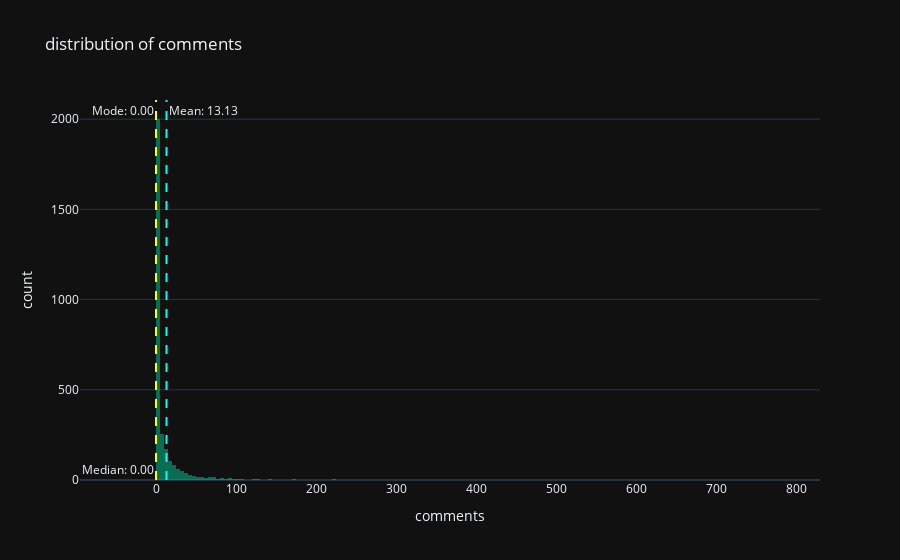
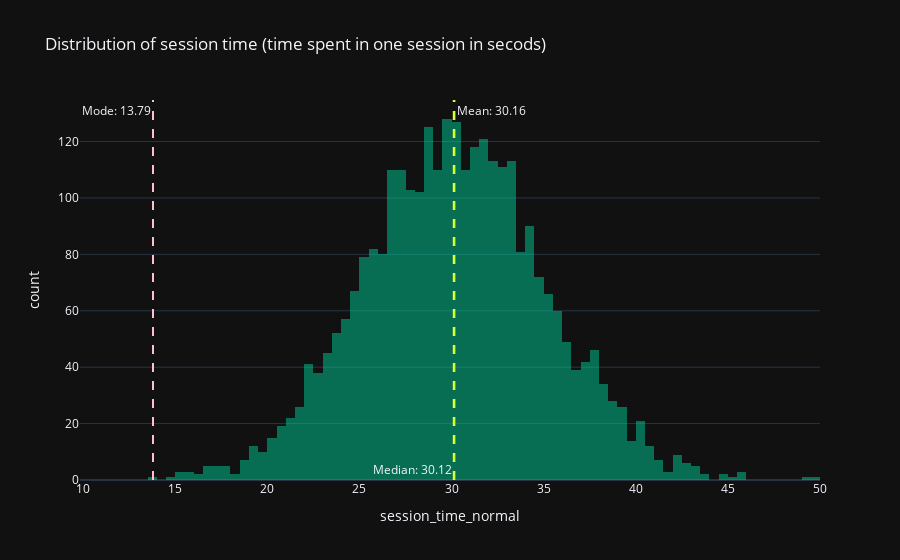

Notebook code cell kept with these figures, in order:
### Code cell
# Define a function to create interactive histograms with statistical markers
def plot_histos(df, column='likes', title='title'):
    # Remove rows with missing values in the specified column
    df = df.dropna(subset=column)
    # Calculate key statistical measures
    mean_val = df[column].mean()  # Average value
    mode_val = df[column].mode()[0]  # Most frequent value
    median_val = df[column].median()  # Middle value

    # Create interactive histogram using plotly
    fig = px.histogram(df, x=column, template='plotly_dark', color_discrete_sequence=['#00CC96'], 
                       barmode='overlay',
                       title=title)

    # Add vertical line for mean with cyan color and dashed style
    fig.add_vline(x=mean_val, line_width=2, line_dash="dash", line_color="cyan",
                    annotation_text=f"Mean: {mean_val:.2f}", annotation_position="top right")
        
    # Add vertical line for mode with pink color and dashed style
    fig.add_vline(x=mode_val, line_dash="dash", line_color="pink",
                    annotation_text=f"Mode: {mode_val:.2f}", annotation_position="top left")
        
    # Add vertical line for median with yellow color and dashed style
    fig.add_vline(x=median_val, line_dash="dash", line_color="yellow", 
                    annotation_text=f"Median: {median_val:.2f}", annotation_position="bottom left")
    fig.show()
    # Display summary statistics in markdown format
    display(Markdown(f"**{column}:** mean={mean_val:.2f}, median={median_val:.2f}, mode={mode_val}. "))

# Create histograms for comments and session time with statistical overlays
plot_histos(df, 'comments', title='distribution of comments')
plot_histos(df, 'session_time_normal', title='Distribution of session time (time spent in one session in secods)')

### Figure 1 — Plotly figure (JSON) as saved in the notebook; plotly's stock layout.template omitted (floating-point values rounded to 4 significant figures; data arrays with more than 128 entries replaced by an {"elided": "..."} marker saying what was removed)
{"data": [{"bingroup": "x", "hovertemplate": "comments=%{x}<br>count=%{y}<extra></extra>", "legendgroup": "", "marker": {"color": "#00CC96", "opacity": 0.5, "pattern": {"shape": ""}}, "name": "", "orientation": "v", "showlegend": false, "type": "histogram", "x": {"elided": "3000 int values"}, "xaxis": "x", "yaxis": "y"}], "layout": {"annotations": [{"showarrow": false, "text": "Mean: 13.13", "x": 13.13, "xanchor": "left", "xref": "x", "y": 1, "yanchor": "top", "yref": "y domain"}, {"showarrow": false, "text": "Mode: 0.00", "x": 0, "xanchor": "right", "xref": "x", "y": 1, "yanchor": "top", "yref": "y domain"}, {"showarrow": false, "text": "Median: 0.00", "x": 0, "xanchor": "right", "xref": "x", "y": 0, "yanchor": "bottom", "yref": "y domain"}], "barmode": "overlay", "legend": {"tracegroupgap": 0}, "shapes": [{"line": {"color": "cyan", "dash": "dash", "width": 2}, "type": "line", "x0": 13.13, "x1": 13.13, "xref": "x", "y0": 0, "y1": 1, "yref": "y domain"}, {"line": {"color": "pink", "dash": "dash"}, "type": "line", "x0": 0, "x1": 0, "xref": "x", "y0": 0, "y1": 1, "yref": "y domain"}, {"line": {"color": "yellow", "dash": "dash"}, "type": "line", "x0": 0, "x1": 0, "xref": "x", "y0": 0, "y1": 1, "yref": "y domain"}], "title": {"text": "distribution of comments"}, "xaxis": {"anchor": "y", "domain": [0, 1], "title": {"text": "comments"}}, "yaxis": {"anchor": "x", "domain": [0, 1], "title": {"text": "count"}}}}

### Figure 2 — Plotly figure (JSON) as saved in the notebook; plotly's stock layout.template omitted (floating-point values rounded to 4 significant figures; data arrays with more than 128 entries replaced by an {"elided": "..."} marker saying what was removed)
{"data": [{"bingroup": "x", "hovertemplate": "session_time_normal=%{x}<br>count=%{y}<extra></extra>", "legendgroup": "", "marker": {"color": "#00CC96", "opacity": 0.5, "pattern": {"shape": ""}}, "name": "", "orientation": "v", "showlegend": false, "type": "histogram", "x": {"elided": "3000 float values"}, "xaxis": "x", "yaxis": "y"}], "layout": {"annotations": [{"showarrow": false, "text": "Mean: 30.16", "x": 30.16, "xanchor": "left", "xref": "x", "y": 1, "yanchor": "top", "yref": "y domain"}, {"showarrow": false, "text": "Mode: 13.79", "x": 13.79, "xanchor": "right", "xref": "x", "y": 1, "yanchor": "top", "yref": "y domain"}, {"showarrow": false, "text": "Median: 30.12", "x": 30.12, "xanchor": "right", "xref": "x", "y": 0, "yanchor": "bottom", "yref": "y domain"}], "barmode": "overlay", "legend": {"tracegroupgap": 0}, "shapes": [{"line": {"color": "cyan", "dash": "dash", "width": 2}, "type": "line", "x0": 30.16, "x1": 30.16, "xref": "x", "y0": 0, "y1": 1, "yref": "y domain"}, {"line": {"color": "pink", "dash": "dash"}, "type": "line", "x0": 13.79, "x1": 13.79, "xref": "x", "y0": 0, "y1": 1, "yref": "y domain"}, {"line": {"color": "yellow", "dash": "dash"}, "type": "line", "x0": 30.12, "x1": 30.12, "xref": "x", "y0": 0, "y1": 1, "yref": "y domain"}], "title": {"text": "Distribution of session time (time spent in one session in secods)"}, "xaxis": {"anchor": "y", "domain": [0, 1], "title": {"text": "session_time_normal"}}, "yaxis": {"anchor": "x", "domain": [0, 1], "title": {"text": "count"}}}}
